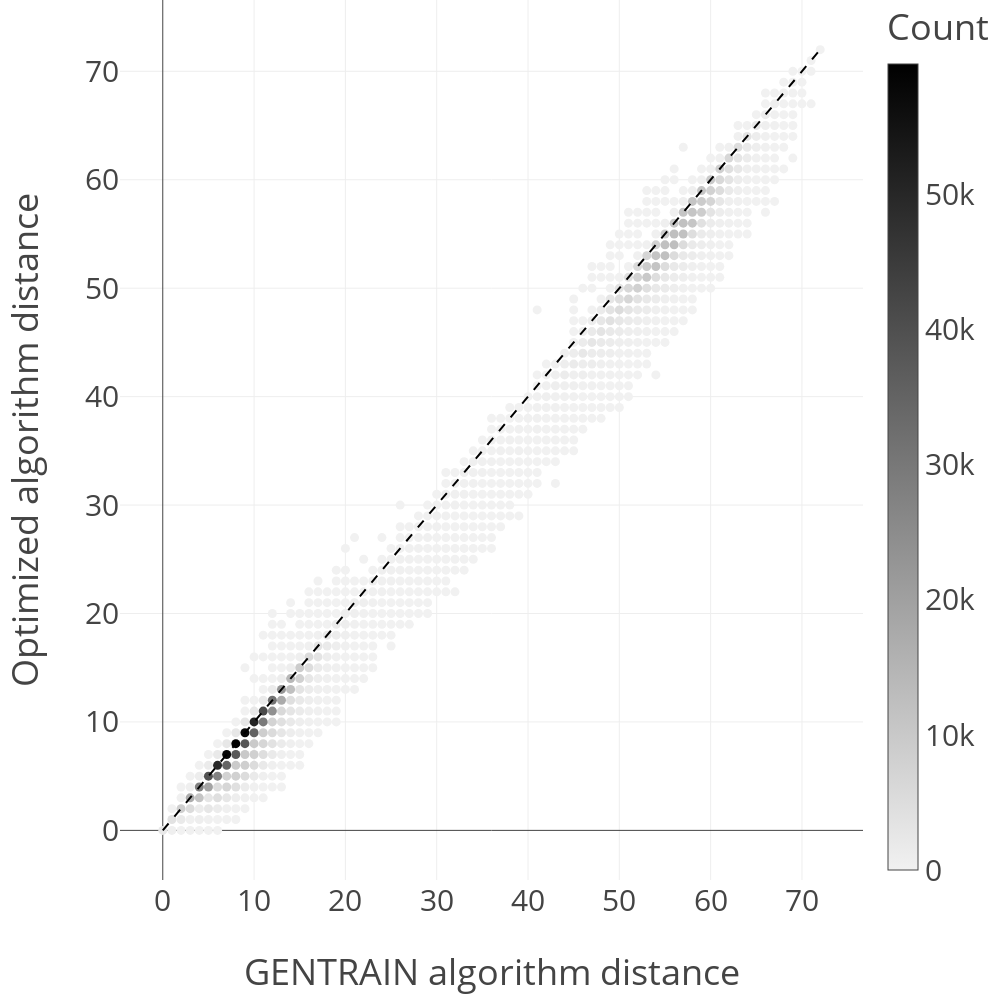

Notebook code for this chart:
### Code cell
gentrain_flatten = distance_matrix_gentrain.flatten()
optimized_flatten = distance_matrix_optimized.flatten()
data = pd.DataFrame({
    'gentrain': gentrain_flatten,
    'optimized': optimized_flatten
})


data = data.groupby(['gentrain', 'optimized']).size().reset_index(name='count')

fig = px.scatter(data, x='gentrain', y='optimized', color='count', color_continuous_scale=[[0, "#f1f1f1"], [1, "#000000"]], labels={'count': 'Count'})

fig.add_shape(
    type='line',
    x0=min(gentrain_flatten.min(), optimized_flatten.min()),
    y0=min(gentrain_flatten.min(), optimized_flatten.min()),
    x1=max(gentrain_flatten.max(), optimized_flatten.max()),
    y1=max(gentrain_flatten.max(), optimized_flatten.max()),
    line=dict(color='black', width=2, dash='dash'),
    name='y = x',
)
fig.update_layout(width=1000, height=1000,template="presentation",font=dict(size=30),  xaxis=dict(
        title=dict(
            text='GENTRAIN algorithm distance',
            standoff=40
        ),
        tickangle=0
    ),
    margin=dict(l=120,r=0,t=0,b=120),
    yaxis=dict(
        title=dict(
            text='Optimized algorithm distance',
            standoff=40
        ),
        tickangle=0
    ),)
fig.show()

### Figure 1 — Plotly figure (JSON) as saved in the notebook; plotly's stock layout.template omitted (floating-point values rounded to 4 significant figures; data arrays with more than 128 entries replaced by an {"elided": "..."} marker saying what was removed)
{"data": [{"hovertemplate": "gentrain=%{x}<br>optimized=%{y}<br>Count=%{marker.color}<extra></extra>", "legendgroup": "", "marker": {"color": {"elided": "823 int values"}, "coloraxis": "coloraxis", "symbol": "circle"}, "mode": "markers", "name": "", "orientation": "v", "showlegend": false, "type": "scatter", "x": {"elided": "823 int values"}, "xaxis": "x", "y": {"elided": "823 int values"}, "yaxis": "y"}], "layout": {"coloraxis": {"colorbar": {"title": {"text": "Count"}}, "colorscale": [[0, "#f1f1f1"], [1, "#000000"]]}, "font": {"size": 30}, "height": 1000, "legend": {"tracegroupgap": 0}, "margin": {"b": 120, "l": 120, "r": 0, "t": 0}, "shapes": [{"line": {"color": "black", "dash": "dash", "width": 2}, "name": "y = x", "type": "line", "x0": 0, "x1": 72, "y0": 0, "y1": 72}], "width": 1000, "xaxis": {"anchor": "y", "autorange": true, "domain": [0, 1], "range": [-4.688, 76.69], "tickangle": 0, "title": {"standoff": 40, "text": "GENTRAIN algorithm distance"}, "type": "linear"}, "yaxis": {"anchor": "x", "autorange": true, "domain": [0, 1], "range": [-4.576, 76.58], "tickangle": 0, "title": {"standoff": 40, "text": "Optimized algorithm distance"}, "type": "linear"}}}
